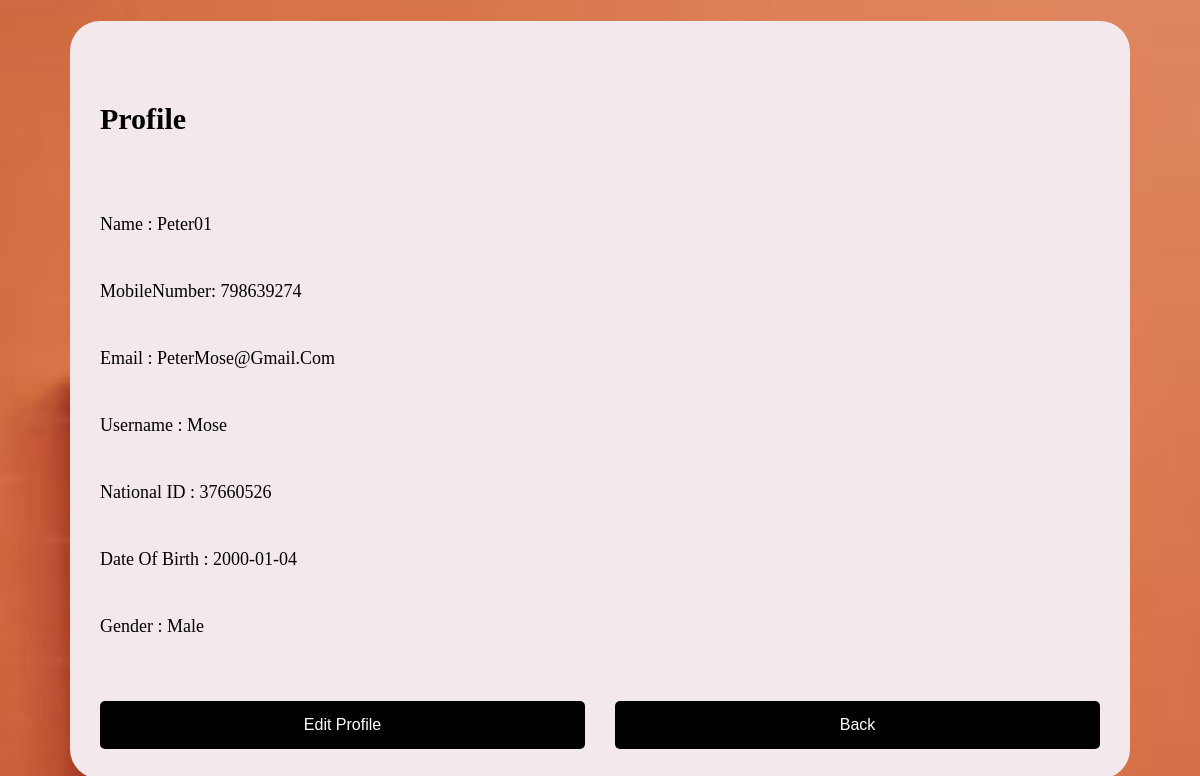
The app's page /app/user/ProfileUI.php (signed in) with its own data.
### tables this page shows
CREATE TABLE `user` (
  `userId` int NOT NULL,
  `name` varchar(50) DEFAULT NULL,
  `mobileNumber` int DEFAULT NULL,
  `email` varchar(50) DEFAULT NULL,
  `role` varchar(200) DEFAULT NULL,
  `userName` varchar(50) DEFAULT NULL,
  `password` varchar(255) DEFAULT NULL,
  `IdNO` int DEFAULT NULL,
  `DOB` varchar(20) DEFAULT NULL,
  `gender` varchar(10) DEFAULT NULL,
  `staff_id` int DEFAULT NULL
);

### app/utils/auth/Auth.php (called while the page is built, shortened)
<?php
require_once __DIR__ . '/../../utils/orm/BaseModel.php';
class Auth
{
    private $db;
    public function __construct($conn)
    {
        $this->db = new BaseModel('user', $conn);
    }
    public function user()
    {
        $userId = $_SESSION['userId'] ?? null;
        if ($userId) {
            return (object) $this->db->get_one($userId, 'userId');
        } else {
            return null;
        }
    }
}

### app/utils/orm/BaseModel.php (called while the page is built, shortened)
<?php
class BaseModel
{
    protected $table_name;
    protected $conn;
    protected $selects = ['*'];
    public function __construct($table_name, $conn)
    {
        $this->table_name = $table_name;
        $this->conn = $conn;
    }
    public function get_one($id, $column = 'id')
    {
        $sql = "SELECT " . implode(', ', $this->selects) . " FROM `{$this->table_name}`";
        $sql .= " WHERE `{$this->table_name}`.`{$column}` = ?";
        $stmt = $this->conn->prepare($sql);
        $stmt->bind_param("i", $id);
        $stmt->execute();
        $result = $stmt->get_result();
        return (object) $result->fetch_assoc();
    }
}

### app/user/ProfileUI.php (the view, shortened to what this page needs)
<?php
require_once __DIR__ . "/../config/database.php";
require_once __DIR__ . '/../utils/auth/Auth.php';
$conn = connect_db();
$session = new Auth($conn);
$user = $session->user();
?>
<!DOCTYPE html>
<html>
<head>
    <link rel="stylesheet" href="../form.css" />
</head>
<body>
    <div id="form" style="background-color: #f3e8eb; width: 1000px; height: auto; border-radius: 30px;" class="profile-container">
        <h5 class="profile-title">profile</h5>
        <p>
            Name :
            <?php echo $user->name; ?>
        </p>
        <p>
            MobileNumber:
            <?php echo $user->mobileNumber; ?>
        </p>
        <p>
            Email : <?php echo $user->email; ?>
        </p>
        <p>Username : <?php echo $user->userName; ?></p>
        <p>National ID : <?php echo $user->IdNO; ?></p>
        <p>Date of Birth : <?php echo $user->DOB; ?></p>
        <p>Gender : <?php echo $user->gender; ?></p>
        <div class="profile-buttons">
            <button class="edit-button">
                <a style="color: white;" href="editProfile.php">Edit profile</a>
            </button>
            <button class="back-button"><a style="color: white;" href="/user">Back</a></button>
        </div>
    </div>
</body>
</html>

### app/form.css (style rules this page uses)
body { display: flex; align-items: center; justify-content: center; background-color: white; margin: 0; padding: 0; text-transform: capitalize; height: 100vh; background-size: cover; background-repeat: no-repeat; background-position: center; }
.profile-container { padding: 30px; display: flex; flex-direction: column; gap: 10px; font-size: 18px; }
.profile-title { font-size: 30px; }
.profile-buttons { display: flex; margin-left: auto; margin-right: auto; flex-direction: row; justify-content: space-between; width: 100%; gap: 30px; margin-top: 20px; }
.edit-button { width: 50%; }
.back-button { width: 50%; }
button { width: calc(100% - 20px); padding: 12px; margin: 0 auto; background-color: black; color: #fff; border: none; border-radius: 5px; height: 3rem; margin-top: 1rem; font-size: 16px; text-transform: capitalize; cursor: pointer; transition: background-color 0.3s; }
a { text-decoration: none; color: black; }

### app/user/ProfileUI.php (style rules this page uses)
body { background-image: url('/photo1.jpeg'); }

### records on screen
user: name "Peter01", mobileNumber "798639274", email "PeterMose@gmail.com", userName "Mose", IdNO "37660526", DOB "2000-01-04", gender "Male"
